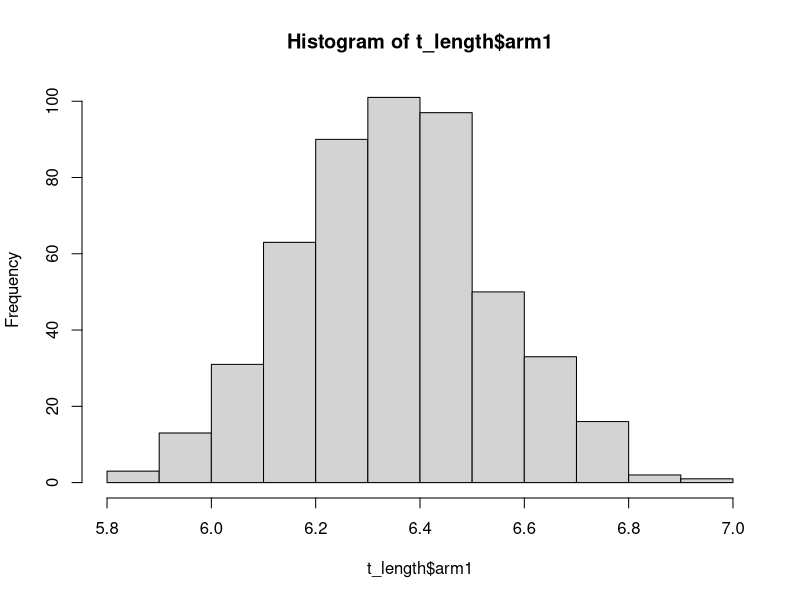
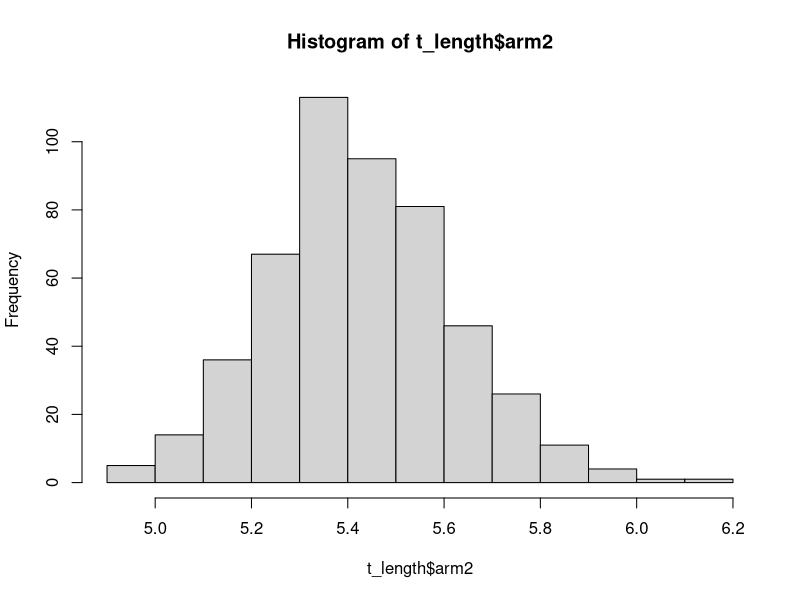
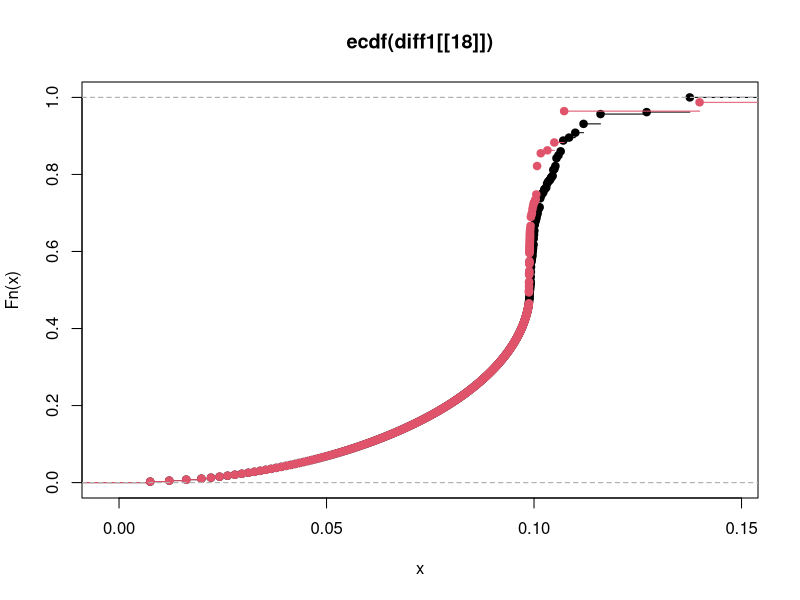
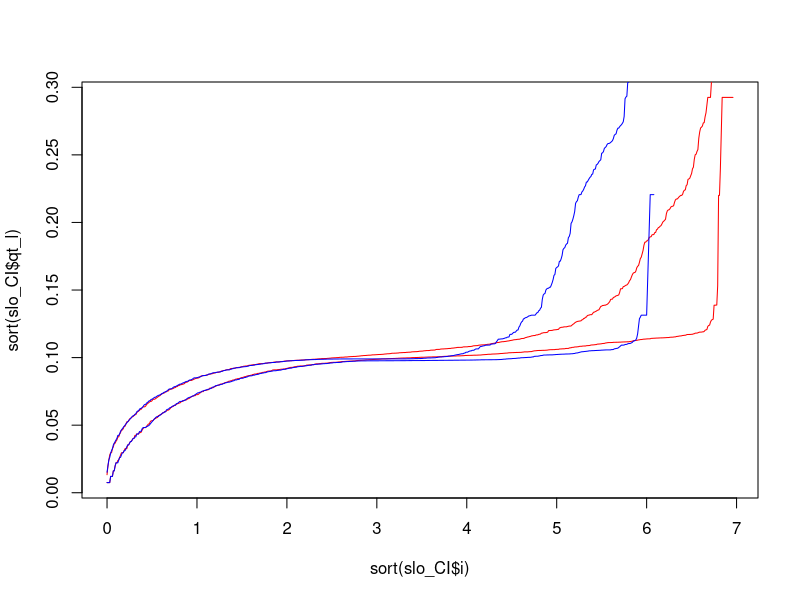
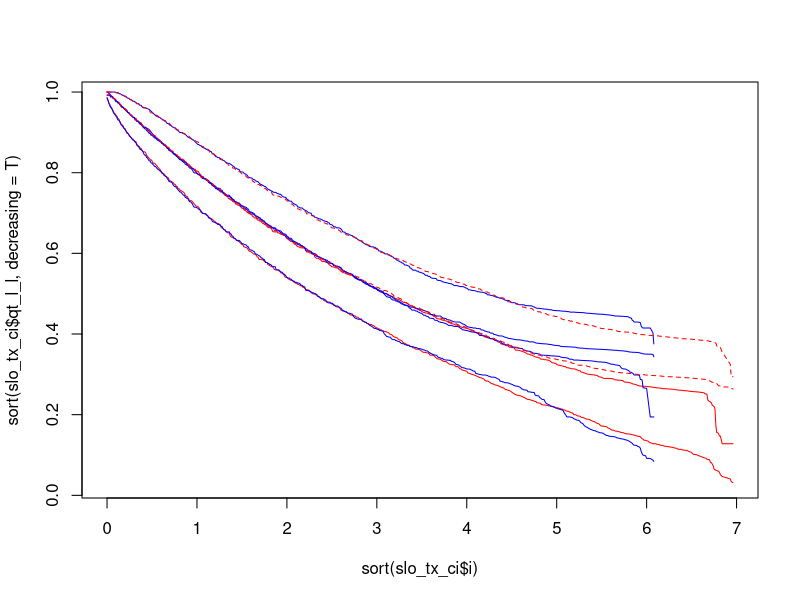

Generate these figures, in order, with R:
library(survival)
library(survminer)

nsim <- 500
null.hz <- .3
tx.hz <- .75*null.hz
nevents <- 524
ntot <- ceiling(nevents*1.5)
halfn <- ntot/2

n.arms <- c(5,6,2)
#number of arms at any given time
first_push <- round(ntot*7/8)

ctrl.n.t1 <- ceiling(first_push/2)
t1_first <- floor(first_push/2)
ctrl.n.shared <- floor((ntot-first_push)/2)
t.n.shared <- ceiling((ntot-first_push)/2)
ctrl.n.t2 <- ceiling(ntot/2)-ctrl.n.shared
t2_second <- floor(ntot/2)-t.n.shared

entry <- seq(1/500,6, by=1/500)
ctrl1.entry <- c(entry[seq(1, n.arms[1]*ctrl.n.t1, by=n.arms[1])], 
                 entry[seq(n.arms[1]*ctrl.n.t1+1, n.arms[1]*ctrl.n.t1+n.arms[2]*ctrl.n.shared, by=n.arms[2])])
tx1.entry <- c(entry[seq(2,n.arms[1]*t1_first, by=n.arms[1])],
               entry[seq(n.arms[1]*t1_first+2,n.arms[1]*t1_first+n.arms[2]*t.n.shared, by=n.arms[2])])
ctrl5.entry <- c(entry[seq(1, n.arms[2]*ctrl.n.shared, by=n.arms[2])], 
                 entry[seq(n.arms[2]*ctrl.n.shared+1, n.arms[2]*ctrl.n.shared+n.arms[3]*ctrl.n.t2, by=n.arms[3])])
tx5.entry <- c(entry[seq(n.arms[2],n.arms[2]*t.n.shared, by=n.arms[2])],
               entry[seq(n.arms[2]*t.n.shared+2,n.arms[2]*t.n.shared+n.arms[3]*t2_second, by=n.arms[3])])

#stat <- rep(NA, nsim)
p.expt_1c <- rep(NA, nsim)
p.expt_5c <- rep(NA, nsim)
p.expt_15 <- rep(NA, nsim)

slow_null_ct_t <- list()
slow_null_tx_t <- list()
fast_null_ct_t <- list()
fast_null_tx_t <- list()

CI_slow_null_ct_l <- list()
CI_slow_null_ct_u <- list()
CI_slow_null_tx_l <- list()
CI_slow_null_tx_u <- list()
CI_fast_null_ct_l <- list()
CI_fast_null_ct_u <- list()
CI_fast_null_tx_l <- list()
CI_fast_null_tx_u <- list()

t_length <- data.frame(arm1=0, arm2=0)

mdiff1 <- rep(NA, nsim)
mdiff5 <- rep(NA, nsim)

surv1T <- list()
surv5T <- list()

diff1 <- list()
diff5 <- list()
time1 <- list()
time5 <- list()

for (i in 1:nsim) {
  ctrl.shared.evs <- rexp(ctrl.n.shared, null.hz)
  ctrl1.evs <- c(rexp(ctrl.n.t1, null.hz), ctrl.shared.evs)
  ctrl5.evs <- c(ctrl.shared.evs, rexp(ctrl.n.t2, null.hz))
  tx1.evs <- rexp(length(tx1.entry), tx.hz)
  tx5.evs <- rexp(length(tx5.entry), tx.hz)
  
  ctrl1.time <- ctrl1.entry+ctrl1.evs
  ctrl5.time <- ctrl5.entry+ctrl5.evs
  tx1.time <- tx1.entry+tx1.evs
  tx5.time <- tx5.entry+tx5.evs
  
  comp1 <- c(ctrl1.time, tx1.time)
  censTime1 <- comp1[order(comp1)][nevents]
  comp5 <- c(ctrl5.time, tx5.time)
  censTime5 <- comp5[order(comp5)][nevents]
  
  c1stat <- ctrl1.time < censTime1
  t1stat <- tx1.time < censTime1
  c5stat <- ctrl5.time < censTime5
  t5stat <- tx5.time < censTime5
  
  evTimesC1 <- ctrl1.evs * c1stat + (censTime1 - ctrl1.entry) * (1 - c1stat)
  evTimesT1 <- tx1.evs * t1stat + (censTime1 - tx1.entry) * (1 - t1stat)
  evTimesC5 <- ctrl5.evs * c5stat + (censTime5 - ctrl5.entry) * (1 - c5stat)
  evTimesT5 <- tx5.evs * t5stat + (censTime5 - tx5.entry) * (1 - t5stat)
  
  t_length[i,] <- cbind(censTime1, censTime5)
  
  test1c <- summary(coxph(Surv(time = c(evTimesC1,evTimesT1) , event = c(c1stat, t1stat))
                          ~c(rep(0, length(evTimesC1)), rep(1, length(evTimesT1)))))
  
  test5c <- summary(coxph(Surv(time = c(evTimesC5,evTimesT5) , event = c(c5stat, t5stat))~
                            c(rep(0, length(evTimesC5)), rep(1, length(evTimesT5)))))
  
  test15 <- summary(coxph(Surv(time = c(evTimesT1,evTimesT5) , event = c(t1stat, t5stat))~
                                 c(rep(0, length(evTimesT1)), rep(1, length(evTimesT5)))))
  
  p.expt_1c[i] <- test1c$coef[5]
  p.expt_5c[i] <- test5c$coef[5]
  p.expt_15[i] <- test15$coef[5]
  
  surv1T[[i]] <- survfit(Surv(time = evTimesT1, event = t1stat)~1)
  surv5T[[i]] <- survfit(Surv(time = evTimesT5, event = t5stat)~1)
  
  diff1[[i]] <- surv1T[[i]]$upper-surv1T[[i]]$lower
  diff5[[i]] <- surv5T[[i]]$upper-surv5T[[i]]$lower
  
  mdiff1[i] <- max(surv1T[[i]]$upper-surv1T[[i]]$lower)
  mdiff5[i] <- max(surv5T[[i]]$upper-surv5T[[i]]$lower)
  
  time1[[i]] <- round(surv1T[[i]]$time, digits=2)
  time5[[i]] <- round(surv5T[[i]]$time, digits=2)
  
  CI_slow_null_tx_l[[i]] <- surv1T[[i]]$lower
  CI_slow_null_tx_u[[i]] <- surv1T[[i]]$upper
  CI_fast_null_tx_l[[i]] <- surv5T[[i]]$lower
  CI_fast_null_tx_u[[i]] <- surv5T[[i]]$upper
  
}

mean(p.expt_1c<.05)
mean(p.expt_5c<.05)
mean(p.expt_15<.05)

t.test(t_length$arm1, t_length$arm2, paired = T)
t.test(mdiff1, mdiff5, paired = T)

hist(t_length$arm1)
hist(t_length$arm2)

ks.test(diff1[[4]], diff5[[4]])

plot(ecdf(diff1[[18]]))
lines(ecdf(diff5[[18]]), col=2)

# hist(diff1[[8]])
# hist(diff5[[8]])

slodiff <- cbind(unlist(diff1), round(unlist(time1), digits=2))
fastdiff <- cbind(unlist(diff5), round(unlist(time5), digits=2))

slodiff <- slodiff[complete.cases(slodiff),]
fastdiff <- fastdiff[complete.cases(fastdiff),]

sdind <- unique(slodiff[,2])
fdind <- unique(fastdiff[,2])

fst_CI <- data.frame()
slo_CI <- data.frame()

for (i in fdind) {
  ind <- which(fastdiff[,2]==i)
  qt_l <- quantile(fastdiff[ind,1], .025)
  qt_u <- quantile(fastdiff[ind,1], .975)
  fst_CI <- rbind(fst_CI, data.frame(qt_l,qt_u,i))
}

for (i in sdind) {
  ind <- which(slodiff[,2]==i)
  qt_l <- quantile(slodiff[ind,1], .025)
  qt_u <- quantile(slodiff[ind,1], .975)
  slo_CI <- rbind(slo_CI, data.frame(qt_l,qt_u,i))
}

plot(sort(slo_CI$i), sort(slo_CI$qt_l),type='l', col='red')
lines(sort(slo_CI$i), sort(slo_CI$qt_u), col='red')
lines(sort(fst_CI$i), sort(fst_CI$qt_l),type='l', col='blue')
lines(sort(fst_CI$i), sort(fst_CI$qt_u), col='blue')

# slo_ct_l <- cbind(unlist(slow_null_ct_t),unlist(CI_slow_null_ct_l))
# slo_ct_u <- cbind(unlist(slow_null_ct_t),unlist(CI_slow_null_ct_u))
# fst_ct_l <- cbind(unlist(fast_null_ct_t),unlist(CI_fast_null_ct_l))
# fst_ct_u <- cbind(unlist(fast_null_ct_t),unlist(CI_fast_null_ct_u))
slo_tx_l <- cbind(unlist(time1),unlist(CI_slow_null_tx_l))
slo_tx_u <- cbind(unlist(time1),unlist(CI_slow_null_tx_u))
fst_tx_l <- cbind(unlist(time5),unlist(CI_fast_null_tx_l))
fst_tx_u <- cbind(unlist(time5),unlist(CI_fast_null_tx_u))

# slo_ct_l <- slo_ct_l[complete.cases(slo_ct_l),]
# slo_ct_u <- slo_ct_u[complete.cases(slo_ct_u),]
# fst_ct_l <- fst_ct_l[complete.cases(fst_ct_l),]
# fst_ct_u <- fst_ct_u[complete.cases(fst_ct_u),]
slo_tx_l <- slo_tx_l[complete.cases(slo_tx_l),]
slo_tx_u <- slo_tx_u[complete.cases(slo_tx_u),]
fst_tx_l <- fst_tx_l[complete.cases(fst_tx_l),]
fst_tx_u <- fst_tx_u[complete.cases(fst_tx_u),]

#fnct <- unique(fst_ct_l[,1])
fntt <- unique(fst_tx_l[,1])
# snct <- unique(slo_ct_l[,1])
 sntt <- unique(slo_tx_l[,1])

#fst_ct_ci <- data.frame()
fst_tx_ci <- data.frame()
#slo_ct_ci <- data.frame()
slo_tx_ci <- data.frame()

# for (i in fnct) {
#   ind <- which(fst_ct_l[,1]==i)
#   qt_l_l <- quantile(fst_ct_l[ind,2], .025)
#   qt_l_u <- quantile(fst_ct_l[ind,2], .975)
#   qt_u_l <- quantile(fst_ct_u[ind,2], .025)
#   qt_u_u <- quantile(fst_ct_u[ind,2], .975)
#   fst_ct_ci <- rbind(fst_ct_ci, data.frame(qt_l_l,qt_l_u, qt_u_l,qt_u_u,i))
# }

for (i in fntt) {
  ind <- which(fst_tx_l[,1]==i)
  qt_l_l <- quantile(fst_tx_l[ind,2], .025)
  qt_l_u <- quantile(fst_tx_l[ind,2], .975)
  qt_u_l <- quantile(fst_tx_u[ind,2], .025)
  qt_u_u <- quantile(fst_tx_u[ind,2], .975)
  fst_tx_ci <- rbind(fst_tx_ci, data.frame(qt_l_l,qt_l_u, qt_u_l,qt_u_u,i))
}

# for (i in snct) {
#   ind <- which(slo_ct_l[,1]==i)
#   qt_l_l <- quantile(slo_ct_l[ind,2], .025)
#   qt_l_u <- quantile(slo_ct_l[ind,2], .975)
#   qt_u_l <- quantile(slo_ct_u[ind,2], .025)
#   qt_u_u <- quantile(slo_ct_u[ind,2], .975)
#   slo_ct_ci <- rbind(slo_ct_ci, data.frame(qt_l_l,qt_l_u, qt_u_l,qt_u_u,i))
# }
# 
for (i in sntt) {
  ind <- which(slo_tx_l[,1]==i)
  qt_l_l <- quantile(slo_tx_l[ind,2], .025)
  qt_l_u <- quantile(slo_tx_l[ind,2], .975)
  qt_u_l <- quantile(slo_tx_u[ind,2], .025)
  qt_u_u <- quantile(slo_tx_u[ind,2], .975)
  slo_tx_ci <- rbind(slo_tx_ci, data.frame(qt_l_l,qt_l_u, qt_u_l,qt_u_u,i))
}

plot(sort(slo_tx_ci$i), sort(slo_tx_ci$qt_l_l, decreasing=T),type='l', col='red')
lines(sort(slo_tx_ci$i), sort(slo_tx_ci$qt_l_u, decreasing=T), col='red')
lines(sort(fst_tx_ci$i), sort(fst_tx_ci$qt_l_l, decreasing=T),type='l', col='blue')
lines(sort(fst_tx_ci$i), sort(fst_tx_ci$qt_l_u, decreasing=T), col='blue')
# lines(sort(slo_ct_ci$i), sort(slo_ct_ci$qt_l_l, decreasing=T),type='l', col='purple')
# lines(sort(slo_ct_ci$i), sort(slo_ct_ci$qt_l_u, decreasing=T), col='purple')
# lines(sort(fst_ct_ci$i), sort(fst_ct_ci$qt_l_l, decreasing=T),type='l', col='forestgreen')
# lines(sort(fst_ct_ci$i), sort(fst_ct_ci$qt_l_u, decreasing=T), col='forestgreen')

lines(sort(fst_tx_ci$i), sort(fst_tx_ci$qt_u_l, decreasing=T), col='blue')
lines(sort(fst_tx_ci$i), sort(fst_tx_ci$qt_u_u, decreasing=T), col='blue')
lines(sort(slo_tx_ci$i), sort(slo_tx_ci$qt_u_l, decreasing=T),lty='dashed', col='red')
lines(sort(slo_tx_ci$i), sort(slo_tx_ci$qt_u_u, decreasing=T),lty='dashed', col='red')
# lines(sort(slo_ct_ci$i), sort(slo_ct_ci$qt_u_l, decreasing=T),lty='dashed', col='purple')
# lines(sort(slo_ct_ci$i), sort(slo_ct_ci$qt_u_u, decreasing=T),lty='dashed', col='purple')
# lines(sort(fst_ct_ci$i), sort(fst_ct_ci$qt_u_l, decreasing=T), col='forestgreen')
# lines(sort(fst_ct_ci$i), sort(fst_ct_ci$qt_u_u, decreasing=T), col='forestgreen')
